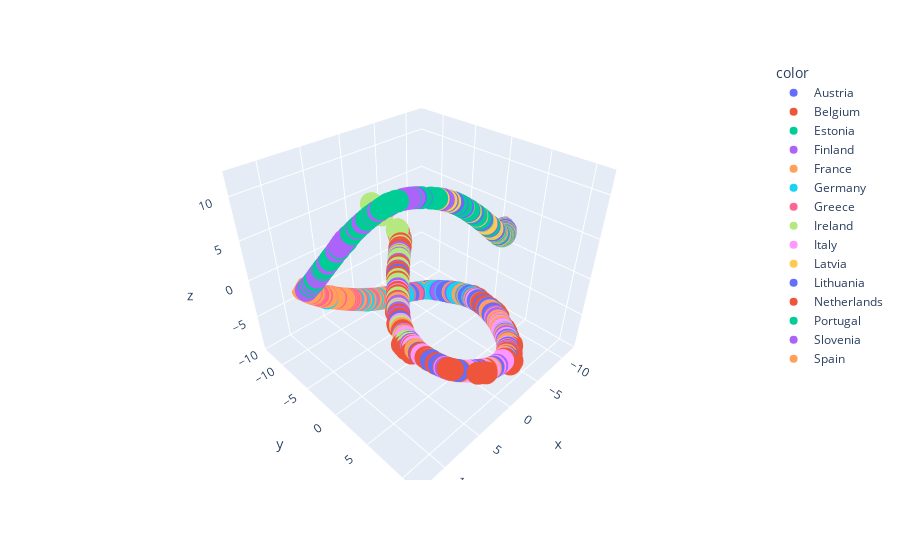

The notebook cell saved with this chart:
### Code cell
'''
t-SNE
'''
X = big_data.values
y = labels
tsne = TSNE(perplexity=30, n_components=3, learning_rate='auto', init='random')
X_embedded = tsne.fit_transform(X)
scatter3d(X_embedded, labels)
